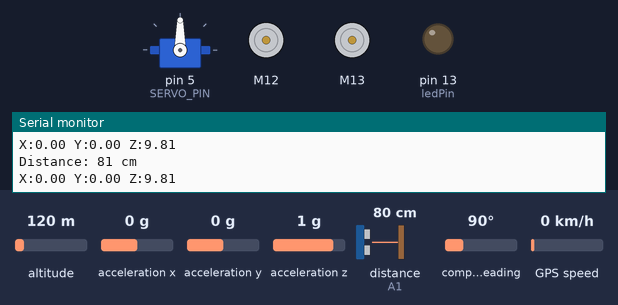
This sketch was run on a simulated Arduino Uno, built with avr-gcc and run on an emulated ATmega328P. Shown: servo, 2 × DC motor (green arrow = forward, orange = backward, longer = faster), output pins drawn as LEDs (lit = HIGH), the last lines printed to the serial monitor. Inputs (shaded band) come from the test bench; at power-on: acceleration x 0 g, altitude 120 m, acceleration y 0 g, acceleration z 1 g, distance to the obstacle (sensor on A1) 80 cm, compass heading 90°, GPS speed 0 km/h. The echo pulse lasts 58.3 µs per cm; WiFi joins after 1.5 s; servers stay silent unless stated; the GPS gets a fix after 3 s at 37.7749, -122.4194 with 8 satellites.

Above: at 3.0 s.
3.1 s: acceleration x set to 0.4 g
At 3.9 s:
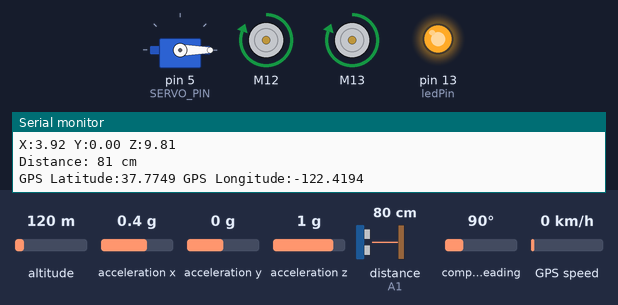
21.0 s: acceleration x set to -1.4 g
At 22.4 s:
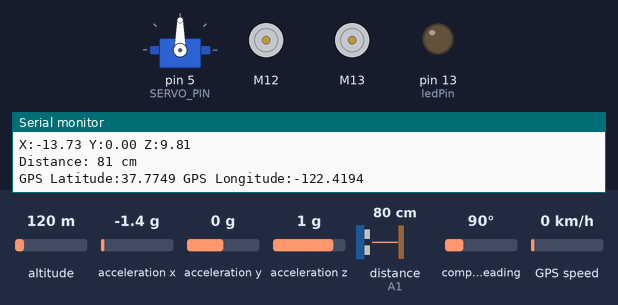
Timing chart, 0 to 23.5 s (numbered marks = the images above; inputs shaded):
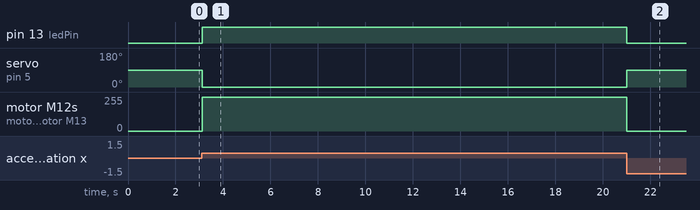

The sketch:

Last.ino
```cpp
#include <SoftwareSerial.h>
#include <TinyGPS.h>
#include <Wire.h>
#include <Adafruit_ADXL345_U.h>
#include <NewPing.h>
#include <Servo.h>
#include <AFMotor.h>
#include <BlynkSimpleSerialBLE.h>

#define BLYNK_PRINT Serial
#define GPS_RX 4
#define GPS_TX 3
#define ADXL345_ADDR 0x53
#define SERVO_PIN 5
#define MOTOR1_PWM 3
#define MOTOR1_DIR 12
#define MOTOR2_PWM 11
#define MOTOR2_DIR 13
#define TRIGGER_PIN A0
#define ECHO_PIN A1

SoftwareSerial gpsSerial(GPS_RX, GPS_TX);
TinyGPS gps;
Adafruit_ADXL345_Unified accel = Adafruit_ADXL345_Unified(12345);
NewPing sonar(TRIGGER_PIN, ECHO_PIN, 200);
Servo servo;
AF_DCMotor motor1(MOTOR1_DIR, MOTOR1_PWM);
AF_DCMotor motor2(MOTOR2_DIR, MOTOR2_PWM);

char auth[] = "your_Blynk_token";
char ssid[] = "your_SSID";
char pass[] = "your_WIFI_password";
int ledPin = 13;
int buttonState = 0;

void setup()
{
  Serial.begin(9600);
  gpsSerial.begin(9600);
  Blynk.begin(Serial, auth);
  accel.begin();
  servo.attach(SERVO_PIN);
  pinMode(ledPin, OUTPUT);
  motor1.setSpeed(255);
  motor2.setSpeed(255);
}

void loop()
{
  Blynk.run();
  readGPS();
  readAccelerometer();
  readUltrasonic();
}

void readGPS()
{
  bool newData = false;
  unsigned long chars;
  unsigned short sentences;
  float flat, flon;
  unsigned long age;
  gpsSerial.listen();
  while (gpsSerial.available())
  {
    char c = gpsSerial.read();
    if (gps.encode(c))
      newData = true;
  }
  if (newData)
  {
    gps.f_get_position(&flat, &flon, &age);
    Serial.print("GPS Latitude:");
    Serial.print(flat, 4);
    Serial.print(" GPS Longitude:");
    Serial.println(flon, 4);
  }
}

void readAccelerometer()
{
  sensors_event_t event;
  accel.getEvent(&event);
  float x = event.acceleration.x;
  float y = event.acceleration.y;
  float z = event.acceleration.z;
  Serial.print("X:");
  Serial.print(x);
  Serial.print(" Y:");
  Serial.print(y);
  Serial.print(" Z:");
  Serial.println(z);
  if (x > 2.0)
  {
    digitalWrite(ledPin, HIGH);
    servo.write(0);
    motor1.run(FORWARD);
    motor2.run(FORWARD);
    Blynk.virtualWrite(V0, 1);
  }
  else
  {
    digitalWrite(ledPin, LOW);
    servo.write(90);
    motor1.run(RELEASE);
    motor2.run(RELEASE);
    Blynk.virtualWrite(V0, 0);
  }
}

void readUltrasonic()
{
  delay(50);
  unsigned int distance = sonar.ping_cm();
  Serial.print("Distance: ");
  Serial.print(distance);
  Serial.println(" cm");
}

BLYNK_WRITE(V0)
{
   buttonState = param.asInt();
  if (buttonState == 1)
  {
    digitalWrite(ledPin, HIGH);
    servo.write(0);
  }
  else
  {
    digitalWrite(ledPin, LOW);
    servo.write(90);
  }
}
```

Measured:
- the behaviour switches between 0.2 and 0.3 g on acceleration x (found by bisection; images 0 and 1)
- after the input at 3.1 s, pin 13 (ledPin): LOW → HIGH at once; servo on pin 5 (SERVO_PIN): 90° → 0° at once; motor M12, motor M13: stopped → forward 255/255 at once
- after the input at 21.0 s, pin 13 (ledPin): HIGH → LOW at once; servo on pin 5 (SERVO_PIN): 0° → 90° at once; motor M12, motor M13: forward 255/255 → stopped at once
